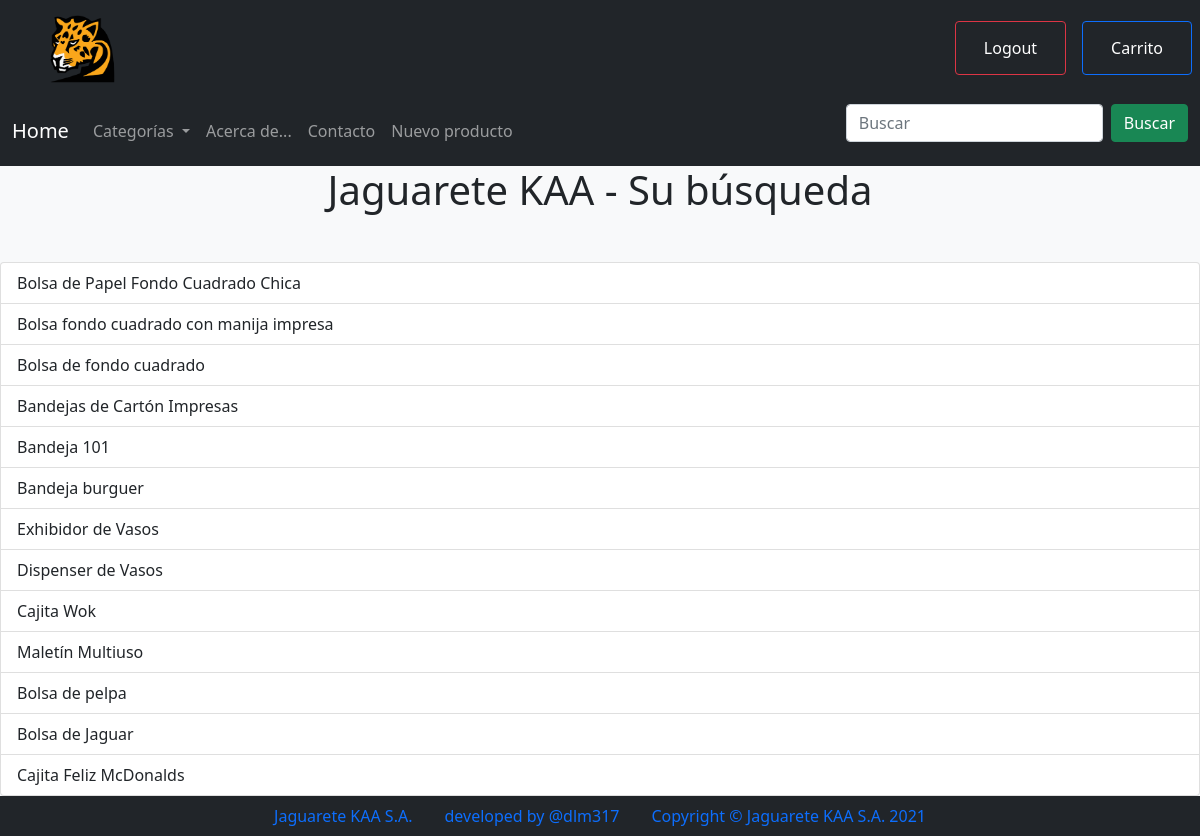
The app's page /resultado_busqueda/ (signed in) with its own data.
### jaguarete01/models.py (models this page shows, shortened)
class Producto(models.Model):
    class Meta:
        permissions = (("can_add_productos", "Can add productos"),)
    titulo = models.CharField(max_length=100, unique=True)
    categoria_base = models.ForeignKey(Categoria, on_delete=models.CASCADE)
    detalle = models.CharField(max_length=1000, default='N/A')
    precio = models.FloatField()
    imagen = models.ImageField(upload_to='uploaded_images')
    fecha_creacion = models.DateTimeField(auto_now=True)

### jaguarete01/views.py (the view)
# urls.py: path('resultado_busqueda/', views.ResultadoBusqueda.as_view(), name='resultado_busqueda'),
class ResultadoBusqueda(ListView):
    model = Producto
    template_name = 'resultado_busqueda.html'
    def get_queryset(self):
        query = self.request.GET.get('q')
        if query:
            queryset = Producto.objects.filter(
                Q(titulo__icontains=query) | Q(categoria_base__descripcion__icontains=query) | Q(detalle__icontains=query)
        )
            print(queryset)
        else:
            queryset = Producto.objects.all()
        return queryset

### jaguarete01/models.py (called while the page is built)
    def __str__(self):
        return self.descripcion

### jaguarete01/templatetags/categorias.py (called while the page is built)
@register.inclusion_tag('categorias.html')
def mostrar_categorias():
    return {'categorias': Categoria.objects.all()}

### jaguarete01/templates/resultado_busqueda.html (shortened to what this page needs)
{% extends "template.html" %}
{% load categorias %}
{% load static %}  {% block body %}
<h1 class="text-center mb-5">Jaguarete KAA - Su búsqueda</h1>
<div class="list-group mt-3">
  {% for producto in object_list %}
  <a href="{% url 'jaguarete01:producto' pk=producto.id%}" class="list-group-item list-group-item-action">
    {{ producto.titulo}}
  </a>
  {% empty%}
  <p class="text-center">
    Perdona, no encontramos lo que buscabas, puedes probar de nuevo si lo deseas.
</p>
  {% endfor %}
</div>
{% endblock %}

### records on screen
Producto: titulo "Bolsa de Papel Fondo Cuadrado Chica"
Producto: titulo "Bolsa fondo cuadrado con manija impresa"
Producto: titulo "Bolsa de fondo cuadrado"
Producto: titulo "Bandejas de Cartón Impresas"
Producto: titulo "Bandeja 101"
Producto: titulo "Bandeja burguer"
Producto: titulo "Exhibidor de Vasos"
Producto: titulo "Dispenser de Vasos"
Producto: titulo "Cajita Wok"
Producto: titulo "Maletín Multiuso"
Producto: titulo "Bolsa de pelpa"
Producto: titulo "Bolsa de Jaguar"
Producto: titulo "Cajita Feliz McDonalds"
